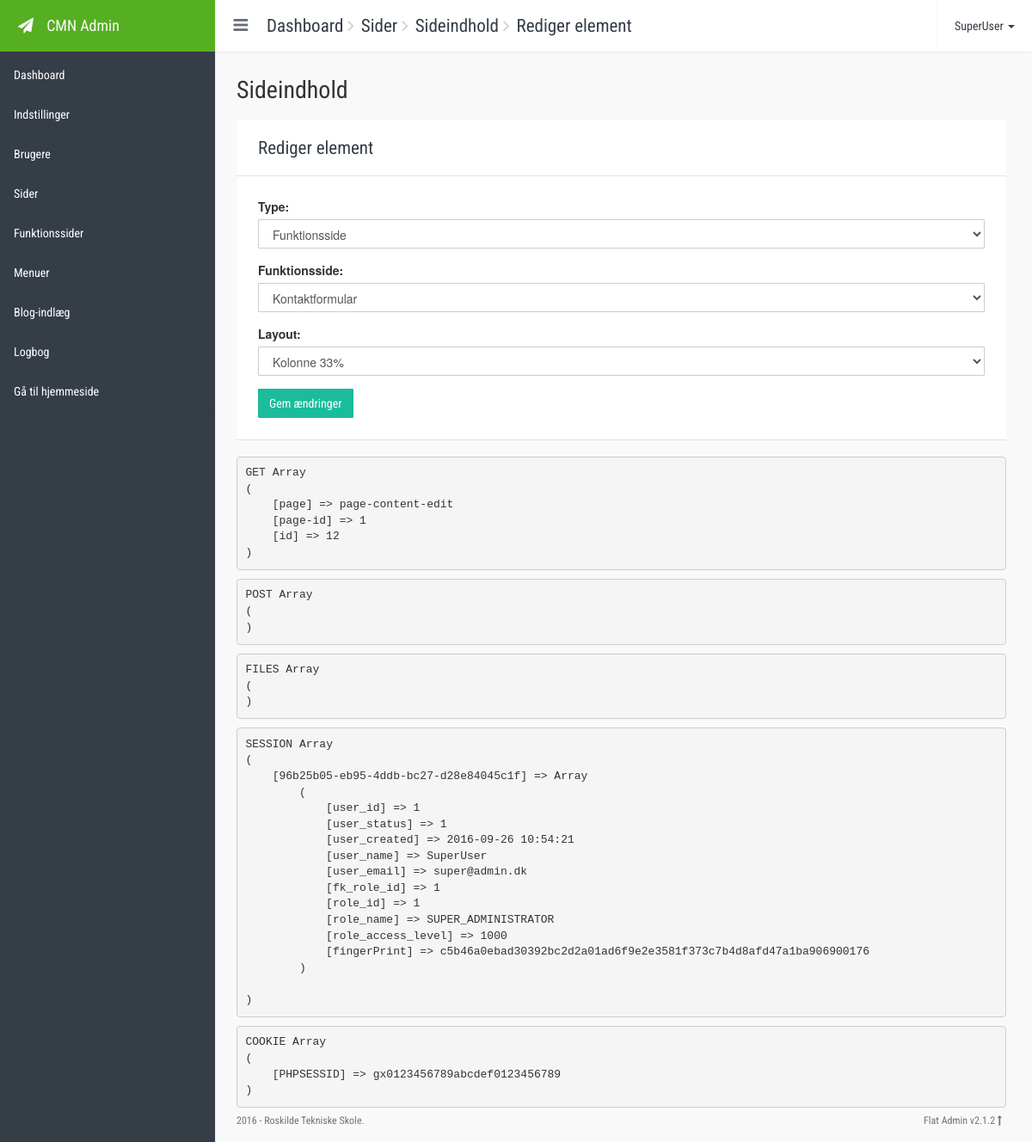
/cmk-cms/index.php?page=page-content-edit&page-id=1&id=12 (signed in), run on the app's committed database.
### tables this page shows
CREATE TABLE IF NOT EXISTS `page_content` (
  `page_content_id` mediumint(8) unsigned NOT NULL AUTO_INCREMENT,
  `page_content_order` tinyint(3) unsigned NOT NULL,
  `page_content_type` tinyint(1) unsigned NOT NULL,
  `page_content_description` varchar(255) DEFAULT NULL,
  `page_content` text,
  `fk_page_function_id` tinyint(3) unsigned DEFAULT NULL,
  `fk_page_layout_id` tinyint(3) unsigned NOT NULL,
  `fk_page_id` mediumint(8) unsigned NOT NULL,
  PRIMARY KEY (`page_content_id`),
  KEY `fk_page_function_id` (`fk_page_function_id`),
  KEY `fk_page_id` (`fk_page_id`),
  KEY `fk_page_layout_id` (`fk_page_layout_id`)
);

CREATE TABLE IF NOT EXISTS `page_functions` (
  `page_function_id` tinyint(3) unsigned NOT NULL AUTO_INCREMENT,
  `page_function_description` varchar(255) NOT NULL,
  `page_function_filename` varchar(50) NOT NULL,
  PRIMARY KEY (`page_function_id`)
);

### cmk-cms/includes/classes/db_conf.php (called while the page is built, shortened)
<?php
    class DB{
        private $h = "localhost";
        private $u = "root";
        private $p = "";
        private $d = "hfp2_nco_cms";
        protected $conn;
        public $countrows=true;
        function __construct(){
            $this->conn = new mysqli($this->h, $this->u, $this->p, $this->d);
            $this->conn->set_charset("utf8");
            $this->conn->query("SET lc_time_names='da_DK';");
        }
        function find($table,$obj = null){
            $parameters = array();
            if($obj){
                if(isset($obj['cond']))  $parameters[] = "WHERE " . $obj['cond'];
            }
            $fields = $obj && isset($obj['fields']) ? $obj['fields'] : '*';
            $queryDefault="SELECT " . $fields . " FROM " . $table;
            $query=$queryDefault;
            if(count($parameters) > 0)
                $query .= " " . join(" ",$parameters);
            $result = $this->conn->query($query);
            if($this->countrows && $obj){
                if(count($parameters) > 0)
                    $query = $queryDefault." " . join(" ",$parameters);
                $result = $this->conn->query($query);
            }
            $r2=array();
            if(!$result){
                query_error($this->conn->error,$query,__LINE__,__FILE__);
            }else if($result->num_rows > 0){
                while ($row = $result->fetch_assoc()) {
                    $r2[]=$row;
                }
            }
            return $r2;
        }
    }
?>

### cmk-cms/config.php (called while the page is built, shortened)
<?php
$include_path = 'includes/';
include $include_path.'classes/db_conf.php';
include $include_path.'classes/events.php';
$DB=new DB();
require $include_path . 'functions.php';
$buttons =
[
	'save'		=> 'btn btn-success',
	'create'	=> 'btn btn-success',
	'edit'		=> 'btn btn-warning btn-xs',
	'delete'	=> 'btn btn-danger btn-xs',
	'primary'	=> 'btn btn-primary',
	'default'	=> 'btn btn-default'
];

### cmk-cms/includes/form-page-content.php (the view, shortened to what this page needs)
<?php
$page_content_types=[
	'1'=>EDITOR,
	'2'=>PAGE_FUNCTION
];
$page_layouts=$DB->find('page_layouts');
$page_functions=$DB->find('page_functions');
?>
<div class="form-group">
	<label for="content_type"><?php echo TYPE ?>:</label>
	<select class="form-control" name="content_type" id="content_type">
		<?php foreach($page_content_types as $k=>$v){
			echo '<option value="'.$k.'" '.($content_type==$k ? "selected" : "").'>'.$v.'</option>';
		}?>
	</select>
</div>
<div class="form-group" id="2" <?php echo $content_type == "2" ? "" : 'style="display: none"'?>>
	<label for="page_function"><?php echo PAGE_FUNCTION ?>:</label>
	<select class="form-control" name="page_function" id="page_function">
		<?php
			foreach($page_functions as $v){
				echo '<option value="'.$v['page_function_id'].'" '.($pagefunction==$v['page_function_id'] ? "selected" : "").'>'.$v['page_function_description'].'</option>';
			}
		?>
	</select>
</div>
<div class="form-group">
	<label for="layout"><?php echo LAYOUT ?>:</label>
	<select class="form-control" name="layout" id="layout">
		<?php
			foreach($page_layouts as $v){
				echo '<option value="'.$v['page_layout_id'].'" '.($layout==$v['page_layout_id'] ? "selected" : "").'>'.COLUMN.' '.$v['page_layout_description'].'</option>';
			}
		?>
	</select>
</div>
<button type="submit" class="<?php echo $buttons['save'] ?>" name="save_item">
	<?php echo $icons['save'] . ' ' .SAVE_CHANGES ?>
</button>

### cmk-cms/css/style.css (style rules this page uses)
html { height: 100%; }
body { padding-top: 0; height: 100%; position: relative; }
* { outline: none; }
.btn { border-radius: 1px; border-width: 1px; font-family: 'Roboto Condensed', sans-serif; }
.form-control, .input-group-sm>.form-control { border-radius: 1px; box-shadow: none; }

### cmk-cms/css/themes/flat-new.css (style rules this page uses)
.flat-blue { background-color: #F9F9F9; }
.flat-blue .btn.btn-success, .bootstrap-switch .bootstrap-switch-handle-on.bootstrap-switch-success { background-color: #1ABC9C; color: #FFF; border-color: #1ABC9C; }

### data on the page
page_content: content_type "Funktionsside", page_function "Kontaktformular", layout "Kolonne 33%"

### other printed values
$view_files['index']['title'] "Dashboard"
$view_files['pages']['title'] "Sider"
$view_files['page-content']['title'] "Sideindhold"
EDIT_ITEM "Rediger element"
$user['user_name'] "SuperUser"
$details['title'] "Dashboard"
$details['title'] "Indstillinger"
$details['title'] "Brugere"
$details['title'] "Sider"
$details['title'] "Funktionssider"
$details['title'] "Menuer"
$details['title'] "Blog-indlæg"
$details['title'] "Logbog"
GO_TO_SITE "Gå til hjemmeside"
$view_files['page-content-edit']['title'] "Sideindhold"
